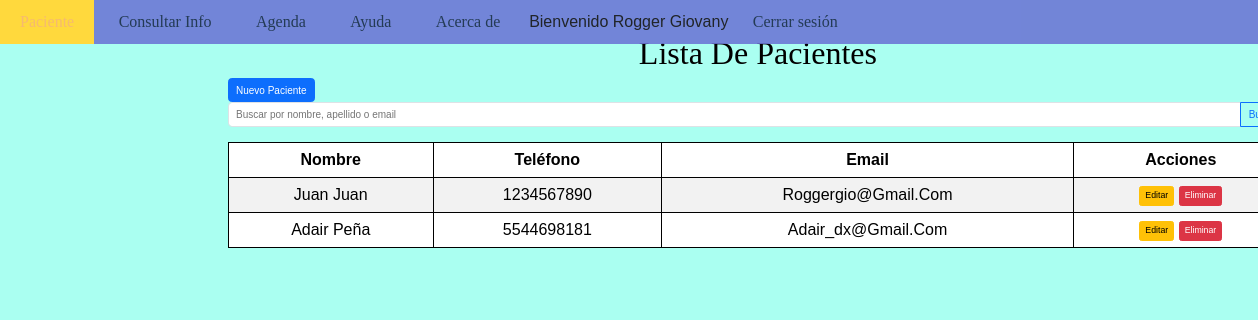
The page /pacientes/lista_pacientes (signed in) on the database its author committed.
### accounts/models.py (models this page shows, shortened)
class Account(AbstractBaseUser):
    first_name = models.CharField(
        max_length=50,
        validators=[MinLengthValidator(3)]  # Validador para la longitud mínima
    )
    last_name = models.CharField(max_length=50)
    username = models.CharField(max_length=50, unique=True)
    email = models.EmailField(max_length=100, unique=True)
    phone_number = models.CharField(
    max_length=10,
    validators=[RegexValidator(regex=r'^\+?1?\d{9,11}$', message="El número debe tener entre 9 y 15 dígitos y puede incluir '+' al inicio.")]
)
    date_joined = models.DateTimeField(auto_now_add=True)
    last_login = models.DateTimeField(auto_now_add=True)
    expiration_date = models.DateTimeField(auto_now_add=True)
    is_admin = models.BooleanField(default=False)
    is_staff = models.BooleanField(default=False)
    is_active = models.BooleanField(default=False)
    is_superadmin = models.BooleanField(default=False)
    USERNAME_FIELD='email'
    REQUIRED_FIELDS=['username', 'first_name', 'last_name']
    objects=MyAccountManager()

### pacientes/models.py (models this page shows, shortened)
class Paciente(models.Model):
    nutriologo = models.ForeignKey(Account, on_delete=models.CASCADE, related_name='pacientes')
    apellido_paterno = models.CharField(max_length=50, blank=True, null=True)
    apellido_materno = models.CharField(max_length=50, blank=True, null=True)
    nombre = models.CharField(max_length=100, blank=True, null=True)
    fecha_nacimiento = models.DateField()
    telefono = models.CharField(max_length=10)
    email = models.EmailField(max_length=100, blank=True, null=True)
    motivo_consulta = models.TextField(blank=True, null=True)
    genero = models.CharField(
        max_length=1,
        choices=[('F', 'Femenino'), ('M', 'Masculino')],
        default='F'
    )
    escolaridad = models.CharField(max_length=100, blank=True, null=True)
    ocupacion = models.CharField(max_length=100, blank=True, null=True)
    vegetariano = models.BooleanField(default=False)
    embarazo = models.BooleanField(default=False)
    deportista = models.BooleanField(default=False)
    adulto_mayor = models.BooleanField(default=False)
    pediatrico = models.BooleanField(default=False)
    fecha_registro = models.DateTimeField(auto_now_add=True)

### pacientes/views.py (the view)
# urls.py: path('lista_pacientes', views.lista_pacientes, name='lista_pacientes'),
@login_required
def lista_pacientes(request):
    query = request.GET.get('q')
    if query:
        pacientes = Paciente.objects.filter(
            Q(nutriologo=request.user) &
            (
                Q(nombre__icontains=query) |
                Q(apellido_paterno__icontains=query) |
                Q(apellido_materno__icontains=query) |
                Q(email__icontains=query)
            )
        )
    else:
        pacientes = Paciente.objects.filter(nutriologo=request.user)
    return render(request, 'pacientes/lista_pacientes.html', {
        'pacientes': pacientes,
        'query': query,
    })

### templates/pacientes/lista_pacientes.html (shortened to what this page needs)
{% extends 'base_pacientes.html' %}
{% block content %}
<h2>Lista de Pacientes</h2>
<a href="{% url 'crear_paciente' %}" class="btn btn-primary">Nuevo Paciente</a>
<form method="GET" class="mb-4">
    <div class="input-group">
        <input type="text" name="q" value="{{ query|default_if_none:'' }}" class="form-control" placeholder="Buscar por nombre, apellido o email">
      <button type="submit" class="btn btn-outline-primary">Buscar</button>
    </div>
  </form>
  <table class="table table-striped mt-3">
    <thead>
      <tr>
        <th>Nombre</th>
        <th>Teléfono</th>
        <th>Email</th>
        <th>Acciones</th>
      </tr>
    </thead>
    <tbody>
      {% if pacientes %}
        {% for paciente in pacientes %}
        <tr>
          <td>{{ paciente.nombre }} {{ paciente.apellido_paterno }}</td>
          <td>{{ paciente.telefono }}</td>
          <td>{{ paciente.email }}</td>
          <td>
            <a href="{% url 'editar_paciente' paciente.id %}" class="btn btn-warning btn-sm">Editar</a>
            <a href="{% url 'eliminar_paciente' paciente.id %}" class="btn btn-danger btn-sm">Eliminar</a>
          </td>
        </tr>
        {% endfor %}
      {% else %}
        <tr>
          <td colspan="4" class="text-center text-muted">No se encontraron pacientes con ese criterio.</td>
        </tr>
      {% endif %}
    </tbody>
  </table>
{% endblock %}

### templates/navBar.html (shortened to what this page needs)
<nav>
  <div class="navbar-contenido">
    <div class="navegacion__usuario">
      {% if user.id is None %}
        <span>Bienvenido visitante!</span>
        <a href="{% url 'login' %}">Login</a> |
        <a href="{% url 'register' %}">Registrar</a>
      {% else %}
      <ul class="navegacion__menu">
        <li class="navegacion__enlace"><a href="{% url 'lista_pacientes' %}">Paciente</a></li>
        <li class="navegacion__enlace"><a href="{% url 'consultar' %}">Consultar Info</a></li>
        <li class="navegacion__enlace"><a href="#">Agenda</a></li>
        <li class="navegacion__enlace"><a href="#">Ayuda</a></li>
        <li class="navegacion__enlace"><a href="#">Acerca de</a></li>
        <li class="navegacion__usuario"> <span>Bienvenido {{ user.first_name }}</span></li>
        <li class="navegacion__usuario"> <a href="{% url 'logout' %}">Cerrar sesión</a></li>
      </ul>
      {% endif %}
    </div>
  </div>
</nav>

### rows shown on the page
Account: first_name "Rogger Giovany"
Paciente: nombre "Juan", apellido_paterno "Juan", telefono "1234567890", email "Roggergio@gmail.com"
Paciente: nombre "Adair", apellido_paterno "Peña", telefono "5544698181", email "Adair_dx@gmail.com"
